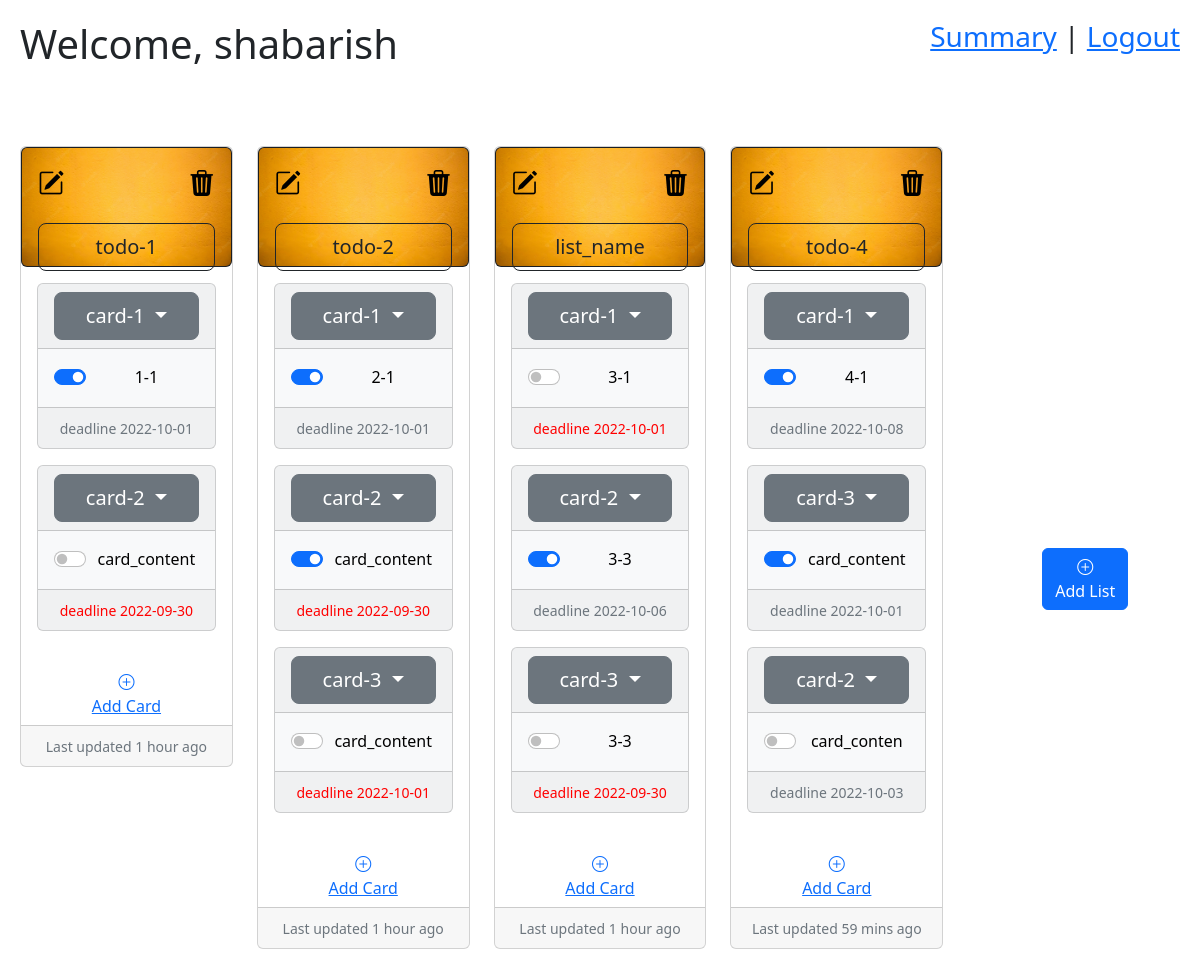
/home/1, run on the app's committed database.
### application/models.py (models this page shows)
class User(db.Model):
    __tablename__ = 'user'
    id = db.Column(db.Integer, primary_key=True, autoincrement=True)
    name = db.Column(db.String, nullable=False, unique=True)
    lists = db.relationship('List', backref='user')

class List(db.Model):
    __tablename__ = 'list'
    id = db.Column(db.Integer, primary_key=True, autoincrement=True)
    name = db.Column(db.String, nullable=False)
    description = db.Column(db.String)
    update_date = db.Column(db.String, nullable=False)
    user_id = db.Column(db.Integer, db.ForeignKey('user.id'), nullable=False)
    cards = db.relationship('Card',backref='list',cascade='all,delete-orphan')

class Card(db.Model):
    __tablename__ = 'card'
    id = db.Column(db.Integer, primary_key=True, autoincrement=True)
    name = db.Column(db.String, nullable=False)
    content = db.Column(db.String)
    deadline = db.Column(db.String, nullable=False)
    toggle = db.Column(db.String, nullable=False)
    create_date = db.Column(db.String, nullable=False)
    complete_date = db.Column(db.String, nullable=False)
    list_id = db.Column(db.Integer, db.ForeignKey('list.id'), nullable=False)

### application/controllers.py (the view)
@app.route("/home/<user_id>", methods=["GET","POST"])
def home(user_id):
    user = User.query.get(user_id)
    lists = user.lists
    list_dt = {}
    card_dtn = {}
    card_dty = {}
    cards = {}
    for l in lists:
        list_dt[l.id] = l.update_date
        cards[l.name] = l.cards
        for c in l.cards:
            if c.toggle == '0':
                card_dtn[c.id] = c.deadline
            else:
                card_dty[c.id] = [c.deadline, c.complete_date]
    return render_template("home.html",user=user,lists=lists,cards=cards, list_dt=list_dt, card_dtn=card_dtn, card_dty=card_dty)

### templates/home.html (shortened to what this page needs)
{% extends 'base.html' %}
{% block body %}
  {% if lists==[] %}
    <div class="position-relative">
      <div class="position-absolute top-100 start-50 translate-middle text-center" style="padding-top:500px">
        <p>There are no lists in the board</p>
        <button type="button" class="btn btn-primary" data-bs-toggle="modal" data-bs-target="#addList">
          <i class="bi bi-plus-circle"></i><br>
          Add List
        </button>
      </div>
    {% else %}
      <div class="row row-cols-1 row-cols-md-5 g-4" style="padding-top:70px">
        {% for list in lists %}
          <div class="col">
            <div class="card">
              <div class="card text-bg-dark">
                <img src="../static/image.jpg" class="card-img" alt="...">
                <div class="card-img-overlay">
                  <a href="/updatelist/{{list.id}}" data-bs-toggle="modal" data-bs-target="#editList{{list.id}}">
                    <i class="bi bi-pencil-square" style="color:black; font-size:26px"></i>
                  </a>
                  <a href="/deletelist/{{list.id}}" onclick="return confirm('Are you sure you want to delete?')">
                    <i class="bi bi-trash3-fill float-end" style="color:black; font-size:26px"></i>
                  </a>
                  <div class="text-center" style="padding-top:20px">
                    <button class="btn btn-outline-dark btn-lg text-wrap col-12" type="button" data-bs-toggle="dropdown" aria-expanded="false">
                      {{list.name}}
                    </button>
                  </div>
                </div>
              </div>
              <div class="card-body">
                {% for list_name in cards %}
                  {% if list_name == list.name %}
                    {% for card in cards[list_name] %}
                      <div class="card text-bg-light mb-3 text-center" style="max-width: 18rem;">
                        <div class="card-header">
                          <div class="dropdown">
                            <button class="btn btn-secondary dropdown-toggle text-wrap btn-lg col-lg-12" type="button" data-bs-toggle="dropdown" aria-expanded="false">
                              {{card.name}}
                            </button>
                          </div>
                        </div>
                        <div class="card-body">
                          <p class="card-text" style="display:inline">{{card.content}}</p>
                          <form class="d-inline-flex float-start" id="toggle{{card.id}}" action="/toggle/{{card.id}}" method="post">
                            <div class="form-check form-switch">
                              {% if card.toggle == '1' %}
                              <input class="form-check-input" type="checkbox" role="switch" name="toggle-input" id="{{card.id}}" onclick="toggle({{card.id}})" checked>
                              {% else %}
                              <input class="form-check-input" type="checkbox" role="switch" name="toggle-input" id="{{card.id}}" onclick="toggle({{card.id}})">
                              {% endif %}
                            </div>
                          </form>
                        </div>
                        <div class="card-footer">
                          <small class="text-muted"><font id="font_color{{card.id}}">deadline {{card.deadline}}</font></small>
                        </div>
                      </div>
                    {% endfor %}
                  {% endif %}
                {% endfor %}
              </div>
              <button type="button" class="btn btn-link w-auto align-self-center" data-bs-toggle="modal" data-bs-target="#addCard{{list.id}}">
                <i class="bi bi-plus-circle"></i><br>
                Add Card
              </button>
              <div class="card-footer text-center">
                <small class="text-muted" id="update_time{{list.id}}"></small>
              </div>
            </div>
          </div>
        {% endfor %}
        <div class="position-relative">
          <div class="position-absolute top-50" style="padding-left:75px;">
            <button type="button" class="btn btn-primary" data-bs-toggle="modal" data-bs-target="#addList">
              <i class="bi bi-plus-circle"></i><br>
              Add List
            </button>
          </div>
        </div>
      </div><br><br>
    {% endif %}
{% endblock %}

### templates/base.html (shortened to what this page needs)
<!DOCTYPE html>
<html lang="en">
<head>
  <link rel="stylesheet" href="https://cdn.jsdelivr.net/npm/bootstrap-icons@1.9.1/font/bootstrap-icons.css">
  <link href="https://cdn.jsdelivr.net/npm/bootstrap@5.2.0/dist/css/bootstrap.min.css" rel="stylesheet">
</head>
<body style="padding:20px" onload="updateTime({{list_dt}}); updateColorN({{card_dtn}}); updateColorY({{card_dty}})">
    {% block head %}
    <div class="d-flex justify-content-between">
        <h1 class="">Welcome, {{user.name}}</h1>
        <h3 class="">
        <a href="/summary/{{user.id}}">Summary</a> |
        <a href="/">Logout</a>
        </h3>
    </div>
    {% endblock %}
{% block body %} {% endblock %}
</body>
</html>

### data on the page
User: name "shabarish"
List: name "todo-1"
Card: name "card-1", content "1-1", deadline "2022-10-01"
Card: name "card-2", content "card_content", deadline "2022-09-30"
List: name "todo-2"
Card: name "card-1", content "2-1", deadline "2022-10-01"
Card: name "card-2", content "card_content", deadline "2022-09-30"
Card: name "card-3", content "card_content", deadline "2022-10-01"
List: name "list_name"
Card: name "card-1", content "3-1", deadline "2022-10-01"
Card: name "card-2", content "3-3", deadline "2022-10-06"
Card: name "card-3", content "3-3", deadline "2022-09-30"
List: name "todo-4"
Card: name "card-1", content "4-1", deadline "2022-10-08"
Card: name "card-3", content "card_content", deadline "2022-10-01"
Card: name "card-2", content "card_conten", deadline "2022-10-03"
